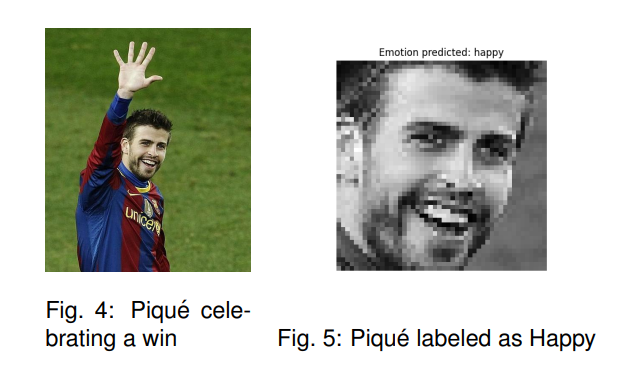
#> input picture img_read.png, 643 x 386 px
$ python -i face_rec.py   (imports and definitions only)
#> lines starting #> are read from the running program, lines starting #| are printed output that depends on the picture
import cv2


"""faceClassif = cv2.CascadeClassifier(cv2.data.haarcascades + 'haarcascade_frontalface_default.xml')
image = cv2.imread('paunegro.png')
gray = cv2.cvtColor(image, cv2.COLOR_BGR2GRAY)


faces = faceClassif.detectMultiScale(gray,
  scaleFactor=1.1,
  minNeighbors=5,
  minSize=(30,30),
  maxSize=(200,200))
for (x,y,w,h) in faces:
  #cv2.rectangle(image,(x,y),(x+w,y+h),(0,255,0),2)
  face_image = image[y:y+h,x:x+w]
  #cv2.imwrite("face.jpg",face_image)
  resized = cv2.resize(face_image,(48,48))
  cv2.imwrite("resized_face.jpg", resized)


cv2.imshow('image',image)
cv2.waitKey(0)
cv2.destroyAllWindows()"""

class FaceRecognition():

    def __init__(self):
       self.faceClassif = cv2.CascadeClassifier(cv2.data.haarcascades + 'haarcascade_frontalface_default.xml')


    def get_faces(self,img_path):
#> called with img_path = 'img_read.png'
      image = cv2.imread(img_path)
#> image is the input picture: shape (386, 643, 3); mean B, G, R 187.1, 196.6, 193.5
      gray = cv2.cvtColor(image, cv2.COLOR_BGR2GRAY)
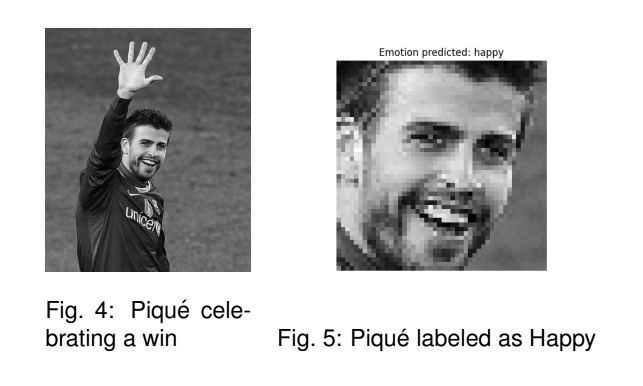
#> gray: shape (386, 643); min 0, max 255, mean 194.6
      faces = self.faceClassif.detectMultiScale(gray,
        scaleFactor=1.1,
        minNeighbors=5,
        minSize=(30,30),
        maxSize=(200,200))
#> faces = [[123, 124, 53, 53], [354, 73, 183, 183]]
      return gray,faces

    def detect_faces(self,img_path):
      image, faces = self.get_faces(img_path)
#> faces = [[123, 124, 53, 53], [354, 73, 183, 183]]

      faces_list = []
      for (x,y,w,h) in faces:
        face_image = image[y:y+h,x:x+w]
        faces_list.append(cv2.resize(face_image,(48,48)))
#> this loop made 2 passes
#> pass 1, in detect_faces, `face_image = image[y:y+h,x:x+w]`:
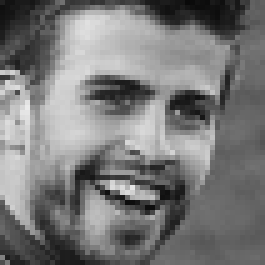
#> face_image: shape (53, 53) (shown 5 times larger); min 9, max 235, mean 121.2
#> pass 2, in detect_faces, `face_image = image[y:y+h,x:x+w]`:
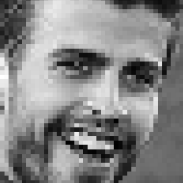
#> face_image: shape (183, 183); min 0, max 255, mean 133.9
#> after the loop, faces_list = 2 items

      return faces_list

>>> result = FaceRecognition().detect_faces('img_read.png')
#> result = 2 items
